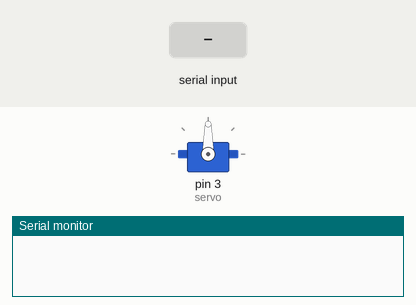
A sketch run on a simulated Arduino Uno, built with avr-gcc and run on an emulated ATmega328P. On the bench: servo, the last lines printed to the serial monitor. Inputs (shaded band) come from the test bench.

Above: at 1.2 s.
1.3 s: "200\n" received over Serial
At 3.1 s:
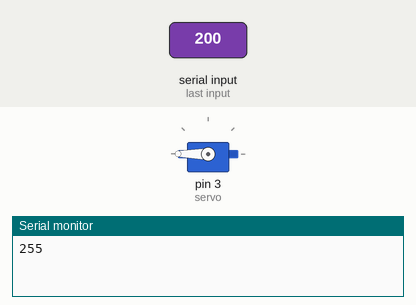
3.9 s: "90,45\n" received over Serial
At 4.3 s:
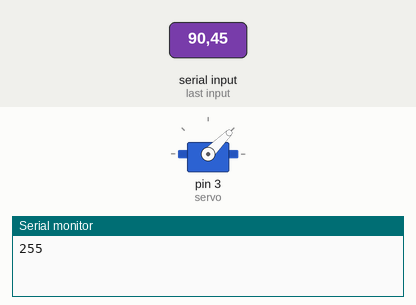
5.5 s: "30,150\n" received over Serial
At 6.7 s:
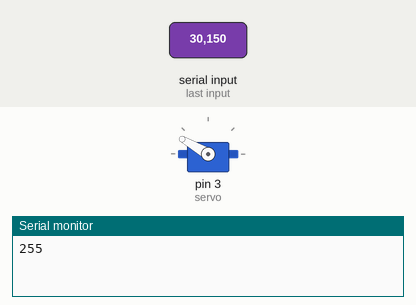
7.1 s: "5\n" received over Serial
At 7.8 s:
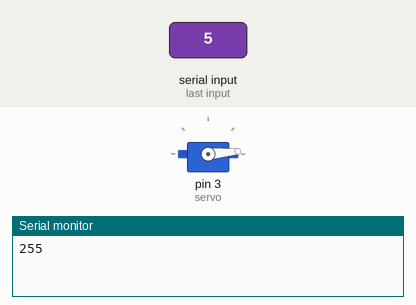
8.6 s: "90\n" received over Serial
At 9.0 s:
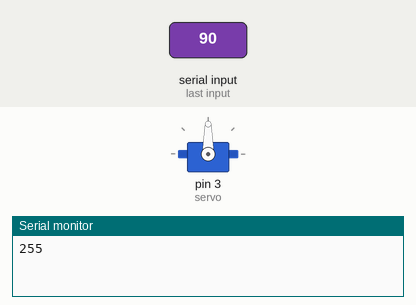
Timing chart, 0 to 11.1 s (numbered marks = the images above; inputs shaded):
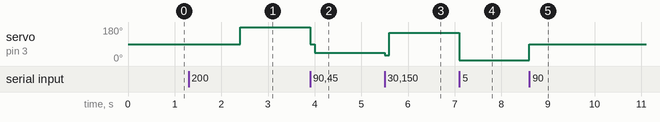

The sketch:

Task2.ino
```cpp
#include <Servo.h>
#include <EEPROM.h>

Servo servo;
const uint8_t EEPROM_ADDRESS = 3;
uint8_t angle;
uint16_t command;

void setup() {
  Serial.begin(9600);
  servo.attach(3);
  }

void loop() {
  if (Serial.available()) {
    command = Serial.parseInt();
    if ((command > 0) && (command < 180)){
      angle=command;
    }
    executeCommand(command);
    delay(100);
  }
}

void executeCommand(int command) {
  switch (command) {
    case 200:
      readAngle();
      break;
    case 300:
      saveAngle(angle);
      break;
    default:
      writeAngle(angle);
      break;
  }
}

void readAngle() {
  angle = EEPROM.read(EEPROM_ADDRESS);
  Serial.println(angle);
}

void writeAngle(uint8_t angle) {
      servo.write(angle);
  }

void saveAngle(uint8_t angle) {
  EEPROM.write(EEPROM_ADDRESS, angle);
}
```

Measured:
- after the input at 1.3 s, servo on pin 3 (servo): 90° → 180° after 1.1 s
- after the input at 3.9 s, servo on pin 3 (servo): 180° → 90° at once, → 45° 0.10 s later
- after the input at 5.5 s, servo on pin 3 (servo): 45° → 30° at once, → 150° 0.10 s later
- after the input at 7.1 s, servo on pin 3 (servo): 150° → 5° at once
- after the input at 8.6 s, servo on pin 3 (servo): 5° → 90° at once
